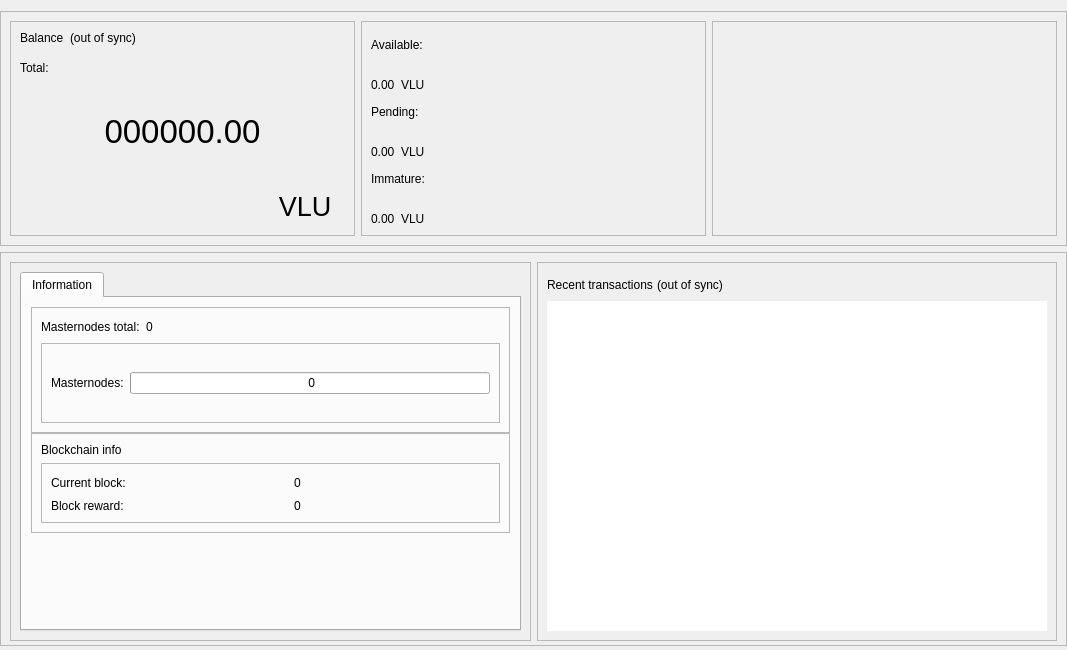
<?xml version="1.0" encoding="UTF-8"?>
<ui version="4.0">
 <class>OverviewPage</class>
 <widget class="QWidget" name="OverviewPage">
  <property name="geometry">
   <rect>
    <x>0</x>
    <y>0</y>
    <width>1067</width>
    <height>650</height>
   </rect>
  </property>
  <property name="minimumSize">
   <size>
    <width>960</width>
    <height>0</height>
   </size>
  </property>
  <property name="windowTitle">
   <string>Form</string>
  </property>
  <layout class="QVBoxLayout" name="topLayout">
   <property name="leftMargin">
    <number>0</number>
   </property>
   <property name="rightMargin">
    <number>0</number>
   </property>
   <property name="bottomMargin">
    <number>4</number>
   </property>
   <item>
    <layout class="QVBoxLayout" name="verticalLayout_main">
     <property name="sizeConstraint">
      <enum>QLayout::SetDefaultConstraint</enum>
     </property>
     <property name="leftMargin">
      <number>0</number>
     </property>
     <property name="rightMargin">
      <number>0</number>
     </property>
     <item>
      <widget class="QFrame" name="frame_blue">
       <property name="enabled">
        <bool>true</bool>
       </property>
       <property name="sizePolicy">
        <sizepolicy hsizetype="Preferred" vsizetype="Preferred">
         <horstretch>0</horstretch>
         <verstretch>0</verstretch>
        </sizepolicy>
       </property>
       <property name="minimumSize">
        <size>
         <width>1065</width>
         <height>220</height>
        </size>
       </property>
       <property name="maximumSize">
        <size>
         <width>16777215</width>
         <height>16777215</height>
        </size>
       </property>
       <property name="sizeIncrement">
        <size>
         <width>0</width>
         <height>0</height>
        </size>
       </property>
       <property name="baseSize">
        <size>
         <width>0</width>
         <height>500</height>
        </size>
       </property>
       <property name="frameShape">
        <enum>QFrame::StyledPanel</enum>
       </property>
       <property name="frameShadow">
        <enum>QFrame::Raised</enum>
       </property>
       <layout class="QHBoxLayout" name="horizontalLayout">
        <item>
         <widget class="QFrame" name="frame_blue_1">
          <property name="minimumSize">
           <size>
            <width>345</width>
            <height>200</height>
           </size>
          </property>
          <property name="maximumSize">
           <size>
            <width>16777215</width>
            <height>16777215</height>
           </size>
          </property>
          <property name="frameShape">
           <enum>QFrame::StyledPanel</enum>
          </property>
          <property name="frameShadow">
           <enum>QFrame::Raised</enum>
          </property>
          <layout class="QHBoxLayout" name="horizontalLayout_2">
           <item>
            <layout class="QVBoxLayout" name="verticalLayout">
             <item>
              <layout class="QHBoxLayout" name="horizontalLayout_3">
               <property name="spacing">
                <number>6</number>
               </property>
               <property name="sizeConstraint">
                <enum>QLayout::SetFixedSize</enum>
               </property>
               <item>
                <widget class="QLabel" name="label_5">
                 <property name="minimumSize">
                  <size>
                   <width>0</width>
                   <height>24</height>
                  </size>
                 </property>
                 <property name="maximumSize">
                  <size>
                   <width>16777215</width>
                   <height>24</height>
                  </size>
                 </property>
                 <property name="text">
                  <string>Balance</string>
                 </property>
                 <property name="alignment">
                  <set>Qt::AlignLeading|Qt::AlignLeft|Qt::AlignTop</set>
                 </property>
                </widget>
               </item>
               <item>
                <widget class="QLabel" name="labelWalletStatus">
                 <property name="minimumSize">
                  <size>
                   <width>0</width>
                   <height>24</height>
                  </size>
                 </property>
                 <property name="maximumSize">
                  <size>
                   <width>16777215</width>
                   <height>24</height>
                  </size>
                 </property>
                 <property name="text">
                  <string>(out of sync)</string>
                 </property>
                 <property name="alignment">
                  <set>Qt::AlignLeading|Qt::AlignLeft|Qt::AlignTop</set>
                 </property>
                </widget>
               </item>
               <item>
                <spacer name="horizontalSpacer">
                 <property name="orientation">
                  <enum>Qt::Horizontal</enum>
                 </property>
                 <property name="sizeHint" stdset="0">
                  <size>
                   <width>40</width>
                   <height>20</height>
                  </size>
                 </property>
                </spacer>
               </item>
              </layout>
             </item>
             <item>
              <widget class="QLabel" name="labelTotalText">
               <property name="maximumSize">
                <size>
                 <width>16777215</width>
                 <height>15</height>
                </size>
               </property>
               <property name="text">
                <string>Total:</string>
               </property>
              </widget>
             </item>
             <item>
              <widget class="QLabel" name="labelTotal">
               <property name="sizePolicy">
                <sizepolicy hsizetype="Preferred" vsizetype="Preferred">
                 <horstretch>0</horstretch>
                 <verstretch>0</verstretch>
                </sizepolicy>
               </property>
               <property name="minimumSize">
                <size>
                 <width>0</width>
                 <height>100</height>
                </size>
               </property>
               <property name="maximumSize">
                <size>
                 <width>16777215</width>
                 <height>100</height>
                </size>
               </property>
               <property name="font">
                <font>
                 <pointsize>25</pointsize>
                 <weight>50</weight>
                 <bold>false</bold>
                </font>
               </property>
               <property name="mouseTracking">
                <bool>false</bool>
               </property>
               <property name="text">
                <string>000000.00</string>
               </property>
               <property name="alignment">
                <set>Qt::AlignCenter</set>
               </property>
              </widget>
             </item>
             <item>
              <layout class="QHBoxLayout" name="horizontalLayout_11">
               <item>
                <spacer name="horizontalSpacer_8">
                 <property name="orientation">
                  <enum>Qt::Horizontal</enum>
                 </property>
                 <property name="sizeHint" stdset="0">
                  <size>
                   <width>40</width>
                   <height>20</height>
                  </size>
                 </property>
                </spacer>
               </item>
               <item>
                <widget class="QPushButton" name="blabel_VALUTO">
                 <property name="font">
                  <font>
                   <pointsize>20</pointsize>
                   <italic>false</italic>
                   <kerning>true</kerning>
                  </font>
                 </property>
                 <property name="cursor">
                  <cursorShape>PointingHandCursor</cursorShape>
                 </property>
                 <property name="text">
                  <string>VLU</string>
                 </property>
                 <property name="flat">
                  <bool>true</bool>
                 </property>
                </widget>
               </item>
              </layout>
             </item>
            </layout>
           </item>
          </layout>
         </widget>
        </item>
        <item>
         <widget class="QFrame" name="frame_blue_2">
          <property name="minimumSize">
           <size>
            <width>345</width>
            <height>200</height>
           </size>
          </property>
          <property name="maximumSize">
           <size>
            <width>16777215</width>
            <height>16777215</height>
           </size>
          </property>
          <property name="frameShape">
           <enum>QFrame::StyledPanel</enum>
          </property>
          <property name="frameShadow">
           <enum>QFrame::Raised</enum>
          </property>
          <layout class="QVBoxLayout" name="verticalLayout_3">
           <item>
            <layout class="QVBoxLayout" name="verticalLayout_2">
             <item>
              <widget class="QLabel" name="labelBalanceText">
               <property name="text">
                <string>Available:</string>
               </property>
              </widget>
             </item>
             <item>
              <layout class="QHBoxLayout" name="horizontalLayout_4">
               <item>
                <widget class="QLabel" name="labelBalance">
                 <property name="text">
                  <string>0.00</string>
                 </property>
                 <property name="alignment">
                  <set>Qt::AlignBottom|Qt::AlignLeading|Qt::AlignLeft</set>
                 </property>
                </widget>
               </item>
               <item>
                <widget class="QLabel" name="label_VALUTO2">
                 <property name="text">
                  <string>VLU</string>
                 </property>
                 <property name="alignment">
                  <set>Qt::AlignBottom|Qt::AlignLeading|Qt::AlignLeft</set>
                 </property>
                </widget>
               </item>
               <item>
                <spacer name="horizontalSpacer_3">
                 <property name="orientation">
                  <enum>Qt::Horizontal</enum>
                 </property>
                 <property name="sizeHint" stdset="0">
                  <size>
                   <width>40</width>
                   <height>20</height>
                  </size>
                 </property>
                </spacer>
               </item>
              </layout>
             </item>
             <item>
              <widget class="QLabel" name="labelPendingText">
               <property name="text">
                <string>Pending:</string>
               </property>
              </widget>
             </item>
             <item>
              <layout class="QHBoxLayout" name="horizontalLayout_5">
               <item>
                <widget class="QLabel" name="labelUnconfirmed">
                 <property name="text">
                  <string>0.00</string>
                 </property>
                 <property name="alignment">
                  <set>Qt::AlignBottom|Qt::AlignLeading|Qt::AlignLeft</set>
                 </property>
                </widget>
               </item>
               <item>
                <widget class="QLabel" name="label_VALUTO3">
                 <property name="text">
                  <string>VLU</string>
                 </property>
                 <property name="alignment">
                  <set>Qt::AlignBottom|Qt::AlignLeading|Qt::AlignLeft</set>
                 </property>
                </widget>
               </item>
               <item>
                <spacer name="horizontalSpacer_4">
                 <property name="orientation">
                  <enum>Qt::Horizontal</enum>
                 </property>
                 <property name="sizeHint" stdset="0">
                  <size>
                   <width>40</width>
                   <height>20</height>
                  </size>
                 </property>
                </spacer>
               </item>
              </layout>
             </item>
             <item>
              <widget class="QLabel" name="labelImmatureText">
               <property name="text">
                <string>Immature:</string>
               </property>
              </widget>
             </item>
             <item>
              <layout class="QHBoxLayout" name="horizontalLayout_6">
               <item>
                <widget class="QLabel" name="labelImmature">
                 <property name="text">
                  <string>0.00</string>
                 </property>
                 <property name="alignment">
                  <set>Qt::AlignBottom|Qt::AlignLeading|Qt::AlignLeft</set>
                 </property>
                </widget>
               </item>
               <item>
                <widget class="QLabel" name="label_VALUTO4">
                 <property name="text">
                  <string>VLU</string>
                 </property>
                 <property name="alignment">
                  <set>Qt::AlignBottom|Qt::AlignLeading|Qt::AlignLeft</set>
                 </property>
                </widget>
               </item>
               <item>
                <spacer name="horizontalSpacer_5">
                 <property name="orientation">
                  <enum>Qt::Horizontal</enum>
                 </property>
                 <property name="sizeHint" stdset="0">
                  <size>
                   <width>40</width>
                   <height>20</height>
                  </size>
                 </property>
                </spacer>
               </item>
              </layout>
             </item>
            </layout>
           </item>
          </layout>
         </widget>
        </item>
        <item>
         <spacer name="horizontalSpacer_9">
          <property name="orientation">
           <enum>Qt::Horizontal</enum>
          </property>
          <property name="sizeHint" stdset="0">
           <size>
            <width>40</width>
            <height>20</height>
           </size>
          </property>
         </spacer>
        </item>
        <item>
         <widget class="QFrame" name="frame_blue_3">
          <property name="minimumSize">
           <size>
            <width>345</width>
            <height>200</height>
           </size>
          </property>
          <property name="maximumSize">
           <size>
            <width>16777215</width>
            <height>16777215</height>
           </size>
          </property>
          <property name="frameShape">
           <enum>QFrame::StyledPanel</enum>
          </property>
          <property name="frameShadow">
           <enum>QFrame::Raised</enum>
          </property>
          <layout class="QVBoxLayout" name="verticalLayout_5">
           <item>
            <layout class="QVBoxLayout" name="verticalLayout_4"/>
           </item>
          </layout>
         </widget>
        </item>
       </layout>
      </widget>
     </item>
     <item>
      <widget class="QFrame" name="frame_bottom">
       <property name="minimumSize">
        <size>
         <width>0</width>
         <height>100</height>
        </size>
       </property>
       <property name="maximumSize">
        <size>
         <width>16777215</width>
         <height>16777215</height>
        </size>
       </property>
       <property name="frameShape">
        <enum>QFrame::StyledPanel</enum>
       </property>
       <property name="frameShadow">
        <enum>QFrame::Raised</enum>
       </property>
       <layout class="QHBoxLayout" name="horizontalLayout_7">
        <property name="bottomMargin">
         <number>4</number>
        </property>
        <item>
         <widget class="QFrame" name="frame_bottom_1">
          <property name="minimumSize">
           <size>
            <width>355</width>
            <height>100</height>
           </size>
          </property>
          <property name="maximumSize">
           <size>
            <width>16777215</width>
            <height>16777215</height>
           </size>
          </property>
          <property name="frameShape">
           <enum>QFrame::StyledPanel</enum>
          </property>
          <property name="frameShadow">
           <enum>QFrame::Raised</enum>
          </property>
          <layout class="QVBoxLayout" name="verticalLayout_9">
           <property name="bottomMargin">
            <number>9</number>
           </property>
           <item>
            <layout class="QVBoxLayout" name="verticalLayout_7">
             <item>
              <widget class="QTabWidget" name="AdditionalFeatures">
               <property name="currentIndex">
                <number>0</number>
               </property>
               <widget class="QWidget" name="TabInformation">
                <attribute name="title">
                 <string>Information</string>
                </attribute>
                <layout class="QVBoxLayout" name="verticalLayout_13">
                 <item>
                  <layout class="QVBoxLayout" name="verticalLayout_11">
                   <property name="spacing">
                    <number>0</number>
                   </property>
                   <item>
                    <layout class="QVBoxLayout" name="verticalLayout_16"/>
                   </item>
                   <item>
                    <widget class="QFrame" name="frameMnInfo">
                     <property name="minimumSize">
                      <size>
                       <width>0</width>
                       <height>100</height>
                      </size>
                     </property>
                     <property name="frameShape">
                      <enum>QFrame::StyledPanel</enum>
                     </property>
                     <property name="frameShadow">
                      <enum>QFrame::Raised</enum>
                     </property>
                     <layout class="QVBoxLayout" name="verticalLayout_17">
                      <item>
                       <layout class="QHBoxLayout" name="horizontalLayout_9">
                        <item>
                         <widget class="QLabel" name="labelMnTotal">
                          <property name="minimumSize">
                           <size>
                            <width>0</width>
                            <height>0</height>
                           </size>
                          </property>
                          <property name="maximumSize">
                           <size>
                            <width>16777215</width>
                            <height>16777215</height>
                           </size>
                          </property>
                          <property name="text">
                           <string>Masternodes total:</string>
                          </property>
                         </widget>
                        </item>
                        <item>
                         <widget class="QLabel" name="labelMnTotal_Value">
                          <property name="text">
                           <string>0</string>
                          </property>
                         </widget>
                        </item>
                        <item>
                         <spacer name="horizontalSpacer_7">
                          <property name="orientation">
                           <enum>Qt::Horizontal</enum>
                          </property>
                          <property name="sizeHint" stdset="0">
                           <size>
                            <width>40</width>
                            <height>20</height>
                           </size>
                          </property>
                         </spacer>
                        </item>
                       </layout>
                      </item>
                      <item>
                       <widget class="QFrame" name="frameMnInfoLevels">
                        <property name="minimumSize">
                         <size>
                          <width>0</width>
                          <height>80</height>
                         </size>
                        </property>
                        <property name="frameShape">
                         <enum>QFrame::StyledPanel</enum>
                        </property>
                        <property name="frameShadow">
                         <enum>QFrame::Raised</enum>
                        </property>
                        <layout class="QGridLayout" name="gridLayout_2">
                         <property name="horizontalSpacing">
                          <number>6</number>
                         </property>
                         <property name="verticalSpacing">
                          <number>0</number>
                         </property>
                         <item row="0" column="1">
                          <widget class="QProgressBar" name="graphMN1">
                           <property name="minimumSize">
                            <size>
                             <width>0</width>
                             <height>20</height>
                            </size>
                           </property>
                           <property name="maximumSize">
                            <size>
                             <width>16777215</width>
                             <height>16777215</height>
                            </size>
                           </property>
                           <property name="value">
                            <number>0</number>
                           </property>
                           <property name="format">
                            <string> %v</string>
                           </property>
                          </widget>
                         </item>
                         <item row="0" column="0">
                          <widget class="QLabel" name="label">
                           <property name="minimumSize">
                            <size>
                             <width>0</width>
                             <height>0</height>
                            </size>
                           </property>
                           <property name="maximumSize">
                            <size>
                             <width>16777215</width>
                             <height>16777215</height>
                            </size>
                           </property>
                           <property name="text">
                            <string>Masternodes:</string>
                           </property>
                          </widget>
                         </item>
                        </layout>
                       </widget>
                      </item>
                     </layout>
                    </widget>
                   </item>
                   <item>
                    <widget class="QFrame" name="frameBlockchainInfo">
                     <property name="minimumSize">
                      <size>
                       <width>0</width>
                       <height>100</height>
                      </size>
                     </property>
                     <property name="frameShape">
                      <enum>QFrame::StyledPanel</enum>
                     </property>
                     <property name="frameShadow">
                      <enum>QFrame::Raised</enum>
                     </property>
                     <layout class="QVBoxLayout" name="verticalLayout_18">
                      <item>
                       <widget class="QLabel" name="label_blockchaininfo">
                        <property name="text">
                         <string>Blockchain info</string>
                        </property>
                       </widget>
                      </item>
                      <item>
                       <widget class="QFrame" name="frameBlockchainInfoData">
                        <property name="minimumSize">
                         <size>
                          <width>0</width>
                          <height>0</height>
                         </size>
                        </property>
                        <property name="frameShape">
                         <enum>QFrame::StyledPanel</enum>
                        </property>
                        <property name="frameShadow">
                         <enum>QFrame::Raised</enum>
                        </property>
                        <layout class="QGridLayout" name="gridLayout_3">
                         <property name="verticalSpacing">
                          <number>6</number>
                         </property>
                         <item row="0" column="2">
                          <widget class="QLabel" name="label_CurrentBlock_value">
                           <property name="text">
                            <string>0</string>
                           </property>
                          </widget>
                         </item>
                         <item row="0" column="0">
                          <widget class="QLabel" name="label_CurrentBlock">
                           <property name="minimumSize">
                            <size>
                             <width>0</width>
                             <height>0</height>
                            </size>
                           </property>
                           <property name="maximumSize">
                            <size>
                             <width>16777215</width>
                             <height>16777215</height>
                            </size>
                           </property>
                           <property name="text">
                            <string>Current block:</string>
                           </property>
                          </widget>
                         </item>
                         <item row="1" column="0">
                          <widget class="QLabel" name="label_CurrentBlockReward">
                           <property name="text">
                            <string>Block reward:</string>
                           </property>
                          </widget>
                         </item>
                         <item row="1" column="2">
                          <widget class="QLabel" name="label_CurrentBlockReward_value">
                           <property name="text">
                            <string>0</string>
                           </property>
                          </widget>
                         </item>
                         <item row="0" column="1">
                          <spacer name="horizontalSpacer_6">
                           <property name="orientation">
                            <enum>Qt::Horizontal</enum>
                           </property>
                           <property name="sizeType">
                            <enum>QSizePolicy::Fixed</enum>
                           </property>
                           <property name="sizeHint" stdset="0">
                            <size>
                             <width>40</width>
                             <height>20</height>
                            </size>
                           </property>
                          </spacer>
                         </item>
                        </layout>
                       </widget>
                      </item>
                     </layout>
                    </widget>
                   </item>
                   <item>
                    <spacer name="verticalSpacer_2">
                     <property name="orientation">
                      <enum>Qt::Vertical</enum>
                     </property>
                     <property name="sizeHint" stdset="0">
                      <size>
                       <width>20</width>
                       <height>10</height>
                      </size>
                     </property>
                    </spacer>
                   </item>
                  </layout>
                 </item>
                </layout>
               </widget>
              </widget>
             </item>
            </layout>
           </item>
          </layout>
         </widget>
        </item>
        <item>
         <widget class="QFrame" name="frame_bottom_2">
          <property name="minimumSize">
           <size>
            <width>0</width>
            <height>100</height>
           </size>
          </property>
          <property name="maximumSize">
           <size>
            <width>16777215</width>
            <height>16777215</height>
           </size>
          </property>
          <property name="frameShape">
           <enum>QFrame::StyledPanel</enum>
          </property>
          <property name="frameShadow">
           <enum>QFrame::Raised</enum>
          </property>
          <layout class="QVBoxLayout" name="verticalLayout_10">
           <item>
            <layout class="QVBoxLayout" name="verticalLayout_8">
             <property name="spacing">
              <number>4</number>
             </property>
             <item>
              <layout class="QHBoxLayout" name="horizontalLayout_8">
               <item>
                <widget class="QLabel" name="label_4">
                 <property name="minimumSize">
                  <size>
                   <width>0</width>
                   <height>25</height>
                  </size>
                 </property>
                 <property name="maximumSize">
                  <size>
                   <width>16777215</width>
                   <height>25</height>
                  </size>
                 </property>
                 <property name="text">
                  <string>Recent transactions</string>
                 </property>
                </widget>
               </item>
               <item>
                <widget class="QLabel" name="labelTransactionsStatus">
                 <property name="text">
                  <string>(out of sync)</string>
                 </property>
                </widget>
               </item>
               <item>
                <spacer name="horizontalSpacer_2">
                 <property name="orientation">
                  <enum>Qt::Horizontal</enum>
                 </property>
                 <property name="sizeHint" stdset="0">
                  <size>
                   <width>40</width>
                   <height>20</height>
                  </size>
                 </property>
                </spacer>
               </item>
              </layout>
             </item>
             <item>
              <widget class="QListView" name="listTransactions">
               <property name="sizePolicy">
                <sizepolicy hsizetype="Expanding" vsizetype="Expanding">
                 <horstretch>0</horstretch>
                 <verstretch>0</verstretch>
                </sizepolicy>
               </property>
               <property name="maximumSize">
                <size>
                 <width>16777215</width>
                 <height>600</height>
                </size>
               </property>
               <property name="styleSheet">
                <string notr="true"/>
               </property>
               <property name="frameShape">
                <enum>QFrame::NoFrame</enum>
               </property>
               <property name="verticalScrollBarPolicy">
                <enum>Qt::ScrollBarAlwaysOff</enum>
               </property>
               <property name="horizontalScrollBarPolicy">
                <enum>Qt::ScrollBarAlwaysOff</enum>
               </property>
               <property name="alternatingRowColors">
                <bool>true</bool>
               </property>
              </widget>
             </item>
            </layout>
           </item>
          </layout>
         </widget>
        </item>
       </layout>
      </widget>
     </item>
    </layout>
   </item>
  </layout>
 </widget>
 <resources/>
 <connections/>
</ui>
